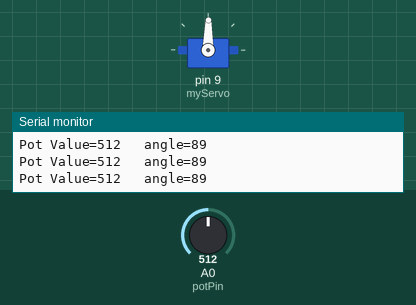
Bench run of a sketch on a simulated Arduino Uno, built with avr-gcc and run on an emulated ATmega328P. On the bench: servo, the last lines printed to the serial monitor. The inputs (shaded band) are chosen by the test bench; at power-on: A0 (potPin) = 512.

Above: at 1.2 s.
1.3 s: A0 (potPin) set to 560
At 2.6 s:
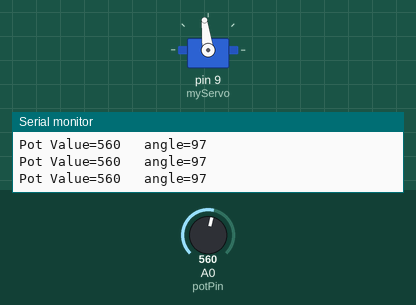
4.3 s: A0 (potPin) set to 588
At 5.5 s:
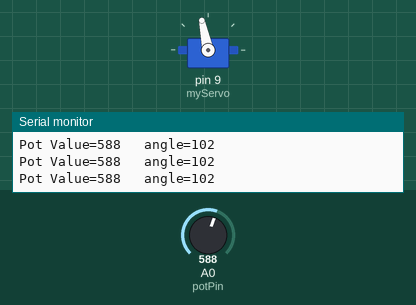
5.8 s: A0 (potPin) set to 306
At 6.1 s:
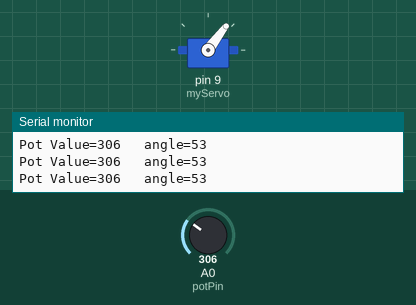
7.3 s: A0 (potPin) set to 110
At 8.5 s:
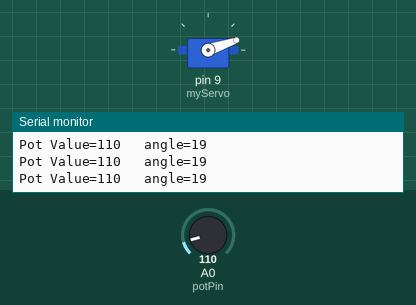
8.8 s: A0 (potPin) set to 95
At 10.2 s:
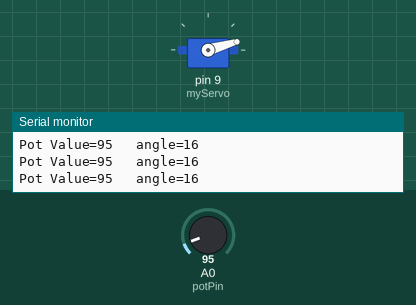
11.8 s: A0 (potPin) set to 511
At 12.3 s:
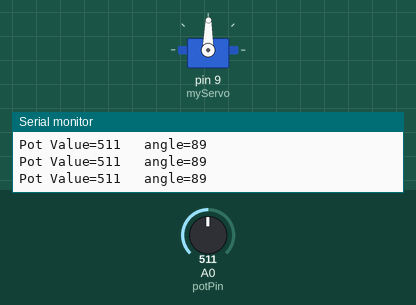
Timing chart, 0 to 14.3 s (numbered marks = the images above; inputs shaded):
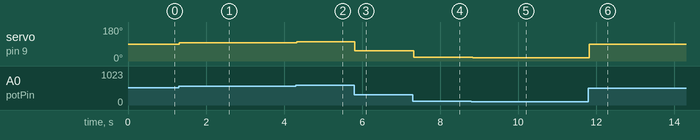

Measured:
- after the input at 1.3 s, servo on pin 9 (myServo): 89° → 97° at once
- after the input at 4.3 s, servo on pin 9 (myServo): 97° → 102° at once
- after the input at 5.8 s, servo on pin 9 (myServo): 102° → 53° at once
- after the input at 7.3 s, servo on pin 9 (myServo): 53° → 19° at once
- after the input at 8.8 s, servo on pin 9 (myServo): 19° → 16° at once
- after the input at 11.8 s, servo on pin 9 (myServo): 16° → 89° at once

The sketch:

book_ex5.ino
```cpp
#include <Servo.h>

int potPin = A0;
int potVal;
int angle;

Servo myServo;

void setup() {
  // put your setup code here, to run once:
  Serial.begin(9600);
  myServo.attach(9);


}

void loop() {
  // put your main code here, to run repeatedly:
  potVal = analogRead(potPin);
  angle = potVal;
  angle = map(potVal, 0, 1023, 0, 179);
  Serial.print("Pot Value=");
  Serial.print(potVal);
  Serial.print("\t angle=");
  Serial.println(angle);
  myServo.write(angle);
  delay(15);
}
```
